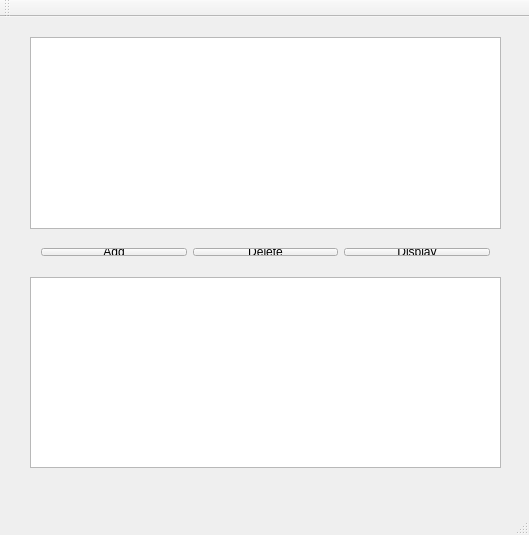
<?xml version="1.0" encoding="UTF-8"?>
<ui version="4.0">
 <class>BookInput</class>
 <widget class="QMainWindow" name="BookInput">
  <property name="geometry">
   <rect>
    <x>0</x>
    <y>0</y>
    <width>529</width>
    <height>535</height>
   </rect>
  </property>
  <property name="windowTitle">
   <string>BookInput</string>
  </property>
  <widget class="QWidget" name="centralWidget">
   <widget class="QTableView" name="tableView">
    <property name="geometry">
     <rect>
      <x>30</x>
      <y>20</y>
      <width>471</width>
      <height>192</height>
     </rect>
    </property>
   </widget>
   <widget class="QTextEdit" name="textEdit">
    <property name="geometry">
     <rect>
      <x>30</x>
      <y>260</y>
      <width>471</width>
      <height>191</height>
     </rect>
    </property>
   </widget>
   <widget class="QWidget" name="">
    <property name="geometry">
     <rect>
      <x>30</x>
      <y>220</y>
      <width>471</width>
      <height>30</height>
     </rect>
    </property>
    <layout class="QHBoxLayout" name="horizontalLayout">
     <item>
      <widget class="QPushButton" name="pushButtonAdd">
       <property name="text">
        <string>Add</string>
       </property>
      </widget>
     </item>
     <item>
      <widget class="QPushButton" name="pushButtonDelete">
       <property name="text">
        <string>Delete</string>
       </property>
      </widget>
     </item>
     <item>
      <widget class="QPushButton" name="pushButtonDisplay">
       <property name="text">
        <string>Display</string>
       </property>
      </widget>
     </item>
    </layout>
   </widget>
  </widget>
  <widget class="QMenuBar" name="menuBar">
   <property name="geometry">
    <rect>
     <x>0</x>
     <y>0</y>
     <width>529</width>
     <height>26</height>
    </rect>
   </property>
  </widget>
  <widget class="QToolBar" name="mainToolBar">
   <attribute name="toolBarArea">
    <enum>TopToolBarArea</enum>
   </attribute>
   <attribute name="toolBarBreak">
    <bool>false</bool>
   </attribute>
  </widget>
  <widget class="QStatusBar" name="statusBar"/>
 </widget>
 <layoutdefault spacing="6" margin="11"/>
 <resources/>
 <connections/>
</ui>
